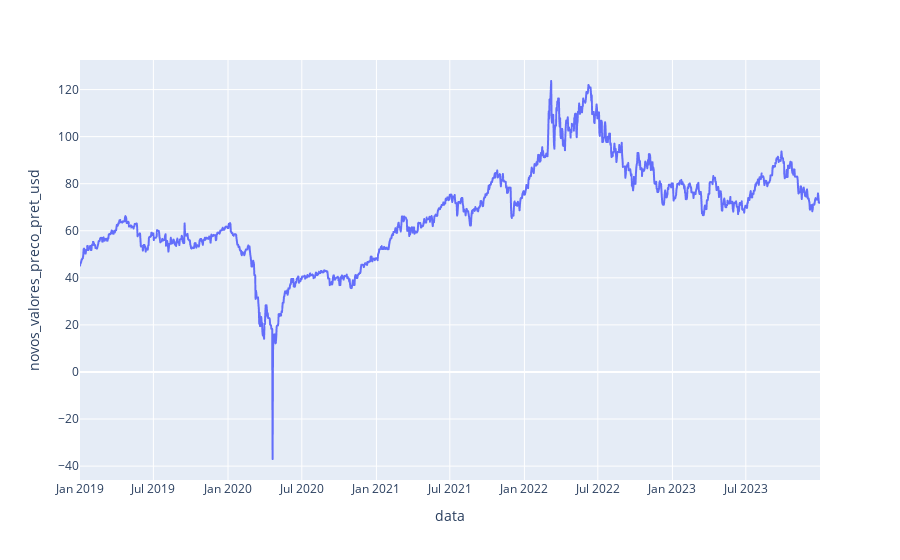

Notebook code cell kept with this figure:
### Code cell
# Gráfico de série temporal

serie_preco_petro_2 = px.line(df_analise, x=df_analise.index, y='novos_valores_preco_pret_usd')
serie_preco_petro_2.show();

### Figure 1 — Plotly figure (JSON) as saved in the notebook; plotly's stock layout.template omitted (floating-point values rounded to 4 significant figures; data arrays with more than 128 entries replaced by an {"elided": "..."} marker saying what was removed)
{"data": [{"hovertemplate": "data=%{x}<br>novos_valores_preco_pret_usd=%{y}<extra></extra>", "legendgroup": "", "line": {"color": "#636efa", "dash": "solid"}, "marker": {"symbol": "circle"}, "mode": "lines", "name": "", "showlegend": false, "type": "scattergl", "x": {"elided": "1826 str values"}, "xaxis": "x", "y": {"elided": "1826 float values"}, "yaxis": "y"}], "layout": {"legend": {"tracegroupgap": 0}, "margin": {"t": 60}, "xaxis": {"anchor": "y", "domain": [0, 1], "title": {"text": "data"}}, "yaxis": {"anchor": "x", "domain": [0, 1], "title": {"text": "novos_valores_preco_pret_usd"}}}}
